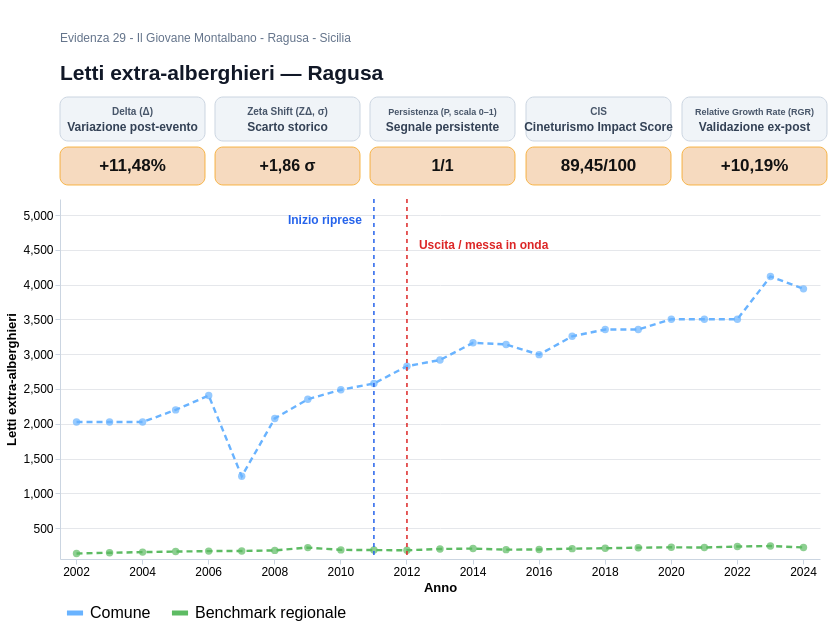

The specification (Vega-Lite) saved for this image:
### Vega-Lite specification from a JSON file in a GitHub repository (floating-point values rounded to 4 significant figures)
{"$schema": "https://vega.github.io/schema/vega-lite/v5.json", "background": "white", "spacing": 12, "vconcat": [{"width": 760, "height": 58, "layer": [{"data": {"values": [{"x": 0, "y": 0, "text": "Letti extra-alberghieri — Ragusa"}]}, "mark": {"type": "text", "align": "left", "baseline": "top", "limit": 735, "fontSize": 21, "fontWeight": "bold", "color": "#111827"}, "encoding": {"x": {"field": "x", "type": "quantitative", "axis": null, "scale": {"domain": [0, 760]}}, "y": {"field": "y", "type": "quantitative", "axis": null, "scale": {"domain": [0, 58]}}, "text": {"field": "text"}}}, {"data": {"values": [{"x": 0, "y": 30, "text": "Evidenza 29 - Il Giovane Montalbano - Ragusa - Sicilia"}]}, "mark": {"type": "text", "align": "left", "baseline": "top", "limit": 740, "fontSize": 12, "color": "#64748B"}, "encoding": {"x": {"field": "x", "type": "quantitative", "axis": null, "scale": {"domain": [0, 760]}}, "y": {"field": "y", "type": "quantitative", "axis": null, "scale": {"domain": [0, 58]}}, "text": {"field": "text"}}}]}, {"hconcat": [{"vconcat": [{"width": 145, "height": 44, "layer": [{"data": {"values": [{"tip": "Delta (Δ): variazione percentuale tra il valore comunale immediatamente precedente allo shock (T−1=2010) e la media osservata nel triennio di impatto T0→T+2 (2011→2013). Formula: (media post − T−1)/|T−1|."}]}, "mark": {"type": "rect", "cornerRadius": 8, "fill": "#F0F4F8", "stroke": "#CBD5E1", "strokeWidth": 1}, "encoding": {"x": {"value": 0}, "x2": {"value": 145}, "y": {"value": 0}, "y2": {"value": 44}, "tooltip": [{"field": "tip", "type": "nominal", "title": "Delta (Δ)"}]}}, {"data": {"values": [{"x": 72.5, "y": 14, "text": "Variazione post-evento"}]}, "mark": {"type": "text", "align": "center", "baseline": "middle", "fontSize": 12, "fontWeight": "bold", "color": "#334155"}, "encoding": {"x": {"field": "x", "type": "quantitative", "axis": null, "scale": {"domain": [0, 145]}}, "y": {"field": "y", "type": "quantitative", "axis": null, "scale": {"domain": [0, 44]}}, "text": {"field": "text"}}}, {"data": {"values": [{"x": 72.5, "y": 29, "text": "Delta (Δ)"}]}, "mark": {"type": "text", "align": "center", "baseline": "middle", "fontSize": 10, "fontWeight": "bold", "color": "#475569"}, "encoding": {"x": {"field": "x", "type": "quantitative", "axis": null, "scale": {"domain": [0, 145]}}, "y": {"field": "y", "type": "quantitative", "axis": null, "scale": {"domain": [0, 44]}}, "text": {"field": "text"}}}]}, {"width": 145, "height": 38, "layer": [{"data": {"values": [{"tip": "Delta (Δ): variazione percentuale tra il valore comunale immediatamente precedente allo shock (T−1=2010) e la media osservata nel triennio di impatto T0→T+2 (2011→2013). Formula: (media post − T−1)/|T−1|."}]}, "mark": {"type": "rect", "cornerRadius": 8, "fill": "#F6D6B8", "stroke": "#F59E0B", "strokeWidth": 0.8, "opacity": 0.9}, "encoding": {"x": {"value": 0}, "x2": {"value": 145}, "y": {"value": 0}, "y2": {"value": 38}, "tooltip": [{"field": "tip", "type": "nominal", "title": "Delta (Δ)"}]}}, {"data": {"values": [{"x": 72.5, "y": 19, "text": "+11,48%"}]}, "mark": {"type": "text", "align": "center", "baseline": "middle", "fontSize": 17, "fontWeight": "bold", "color": "#111111"}, "encoding": {"x": {"field": "x", "type": "quantitative", "axis": null, "scale": {"domain": [0, 145]}}, "y": {"field": "y", "type": "quantitative", "axis": null, "scale": {"domain": [0, 38]}}, "text": {"field": "text"}}}]}], "spacing": 4}, {"vconcat": [{"width": 145, "height": 44, "layer": [{"data": {"values": [{"tip": "Zeta Shift (ZΔ): Z-Score dello scostamento tra la media di impatto T0→T+2 e la baseline storica 2002→2010 (n=9). È espresso in σ e misura l'eccezionalità statistica dello shock locale rispetto alla variabilità pre-evento."}]}, "mark": {"type": "rect", "cornerRadius": 8, "fill": "#F0F4F8", "stroke": "#CBD5E1", "strokeWidth": 1}, "encoding": {"x": {"value": 0}, "x2": {"value": 145}, "y": {"value": 0}, "y2": {"value": 44}, "tooltip": [{"field": "tip", "type": "nominal", "title": "Zeta Shift (ZΔ)"}]}}, {"data": {"values": [{"x": 72.5, "y": 14, "text": "Scarto storico"}]}, "mark": {"type": "text", "align": "center", "baseline": "middle", "fontSize": 12, "fontWeight": "bold", "color": "#334155"}, "encoding": {"x": {"field": "x", "type": "quantitative", "axis": null, "scale": {"domain": [0, 145]}}, "y": {"field": "y", "type": "quantitative", "axis": null, "scale": {"domain": [0, 44]}}, "text": {"field": "text"}}}, {"data": {"values": [{"x": 72.5, "y": 29, "text": "Zeta Shift (ZΔ, σ)"}]}, "mark": {"type": "text", "align": "center", "baseline": "middle", "fontSize": 10, "fontWeight": "bold", "color": "#475569"}, "encoding": {"x": {"field": "x", "type": "quantitative", "axis": null, "scale": {"domain": [0, 145]}}, "y": {"field": "y", "type": "quantitative", "axis": null, "scale": {"domain": [0, 44]}}, "text": {"field": "text"}}}]}, {"width": 145, "height": 38, "layer": [{"data": {"values": [{"tip": "Zeta Shift (ZΔ): Z-Score dello scostamento tra la media di impatto T0→T+2 e la baseline storica 2002→2010 (n=9). È espresso in σ e misura l'eccezionalità statistica dello shock locale rispetto alla variabilità pre-evento."}]}, "mark": {"type": "rect", "cornerRadius": 8, "fill": "#F6D6B8", "stroke": "#F59E0B", "strokeWidth": 0.8, "opacity": 0.9}, "encoding": {"x": {"value": 0}, "x2": {"value": 145}, "y": {"value": 0}, "y2": {"value": 38}, "tooltip": [{"field": "tip", "type": "nominal", "title": "Zeta Shift (ZΔ)"}]}}, {"data": {"values": [{"x": 72.5, "y": 19, "text": "+1,86 σ"}]}, "mark": {"type": "text", "align": "center", "baseline": "middle", "fontSize": 16, "fontWeight": "bold", "color": "#111111"}, "encoding": {"x": {"field": "x", "type": "quantitative", "axis": null, "scale": {"domain": [0, 145]}}, "y": {"field": "y", "type": "quantitative", "axis": null, "scale": {"domain": [0, 38]}}, "text": {"field": "text"}}}]}], "spacing": 4}, {"vconcat": [{"width": 145, "height": 44, "layer": [{"data": {"values": [{"tip": "Persistenza (P): quota dei tre anni T0→T+2 in cui il valore comunale resta superiore alla media della baseline storica T_min→T−1. Scala 0–1: 1 indica tenuta positiva in tutti e tre gli anni."}]}, "mark": {"type": "rect", "cornerRadius": 8, "fill": "#F0F4F8", "stroke": "#CBD5E1", "strokeWidth": 1}, "encoding": {"x": {"value": 0}, "x2": {"value": 145}, "y": {"value": 0}, "y2": {"value": 44}, "tooltip": [{"field": "tip", "type": "nominal", "title": "Persistenza (P)"}]}}, {"data": {"values": [{"x": 72.5, "y": 14, "text": "Segnale persistente"}]}, "mark": {"type": "text", "align": "center", "baseline": "middle", "fontSize": 12, "fontWeight": "bold", "color": "#334155"}, "encoding": {"x": {"field": "x", "type": "quantitative", "axis": null, "scale": {"domain": [0, 145]}}, "y": {"field": "y", "type": "quantitative", "axis": null, "scale": {"domain": [0, 44]}}, "text": {"field": "text"}}}, {"data": {"values": [{"x": 72.5, "y": 29, "text": "Persistenza (P, scala 0–1)"}]}, "mark": {"type": "text", "align": "center", "baseline": "middle", "fontSize": 9, "fontWeight": "bold", "color": "#475569"}, "encoding": {"x": {"field": "x", "type": "quantitative", "axis": null, "scale": {"domain": [0, 145]}}, "y": {"field": "y", "type": "quantitative", "axis": null, "scale": {"domain": [0, 44]}}, "text": {"field": "text"}}}]}, {"width": 145, "height": 38, "layer": [{"data": {"values": [{"tip": "Persistenza (P): quota dei tre anni T0→T+2 in cui il valore comunale resta superiore alla media della baseline storica T_min→T−1. Scala 0–1: 1 indica tenuta positiva in tutti e tre gli anni."}]}, "mark": {"type": "rect", "cornerRadius": 8, "fill": "#F6D6B8", "stroke": "#F59E0B", "strokeWidth": 0.8, "opacity": 0.9}, "encoding": {"x": {"value": 0}, "x2": {"value": 145}, "y": {"value": 0}, "y2": {"value": 38}, "tooltip": [{"field": "tip", "type": "nominal", "title": "Persistenza (P)"}]}}, {"data": {"values": [{"x": 72.5, "y": 19, "text": "1/1"}]}, "mark": {"type": "text", "align": "center", "baseline": "middle", "fontSize": 16, "fontWeight": "bold", "color": "#111111"}, "encoding": {"x": {"field": "x", "type": "quantitative", "axis": null, "scale": {"domain": [0, 145]}}, "y": {"field": "y", "type": "quantitative", "axis": null, "scale": {"domain": [0, 38]}}, "text": {"field": "text"}}}]}], "spacing": 4}, {"vconcat": [{"width": 145, "height": 44, "layer": [{"data": {"values": [{"tip": "CIS: indice composito endogeno su scala 0–100. Combina le componenti normalizzate di Delta, Zeta Shift e Persistenza con pesi standard pari al 45%, 35% e 20%. Il cap teorico è 100/100."}]}, "mark": {"type": "rect", "cornerRadius": 8, "fill": "#F0F4F8", "stroke": "#CBD5E1", "strokeWidth": 1}, "encoding": {"x": {"value": 0}, "x2": {"value": 145}, "y": {"value": 0}, "y2": {"value": 44}, "tooltip": [{"field": "tip", "type": "nominal", "title": "CIS"}]}}, {"data": {"values": [{"x": 72.5, "y": 14, "text": "Cineturismo Impact Score"}]}, "mark": {"type": "text", "align": "center", "baseline": "middle", "fontSize": 12, "fontWeight": "bold", "color": "#334155"}, "encoding": {"x": {"field": "x", "type": "quantitative", "axis": null, "scale": {"domain": [0, 145]}}, "y": {"field": "y", "type": "quantitative", "axis": null, "scale": {"domain": [0, 44]}}, "text": {"field": "text"}}}, {"data": {"values": [{"x": 72.5, "y": 29, "text": "CIS"}]}, "mark": {"type": "text", "align": "center", "baseline": "middle", "fontSize": 10, "fontWeight": "bold", "color": "#475569"}, "encoding": {"x": {"field": "x", "type": "quantitative", "axis": null, "scale": {"domain": [0, 145]}}, "y": {"field": "y", "type": "quantitative", "axis": null, "scale": {"domain": [0, 44]}}, "text": {"field": "text"}}}]}, {"width": 145, "height": 38, "layer": [{"data": {"values": [{"tip": "CIS: indice composito endogeno su scala 0–100. Combina le componenti normalizzate di Delta, Zeta Shift e Persistenza con pesi standard pari al 45%, 35% e 20%. Il cap teorico è 100/100."}]}, "mark": {"type": "rect", "cornerRadius": 8, "fill": "#F6D6B8", "stroke": "#F59E0B", "strokeWidth": 0.8, "opacity": 0.9}, "encoding": {"x": {"value": 0}, "x2": {"value": 145}, "y": {"value": 0}, "y2": {"value": 38}, "tooltip": [{"field": "tip", "type": "nominal", "title": "CIS"}]}}, {"data": {"values": [{"x": 72.5, "y": 19, "text": "89,45/100"}]}, "mark": {"type": "text", "align": "center", "baseline": "middle", "fontSize": 17, "fontWeight": "bold", "color": "#111111"}, "encoding": {"x": {"field": "x", "type": "quantitative", "axis": null, "scale": {"domain": [0, 145]}}, "y": {"field": "y", "type": "quantitative", "axis": null, "scale": {"domain": [0, 38]}}, "text": {"field": "text"}}}]}], "spacing": 4}, {"vconcat": [{"width": 145, "height": 44, "layer": [{"data": {"values": [{"tip": "Relative Growth Rate (RGR): KPI esogeno di validazione. Confronta la crescita del Comune con quella del benchmark regionale nella finestra standard T−1→T+2 (2010→2013), isolando il segnale locale dai macro-trend territoriali."}]}, "mark": {"type": "rect", "cornerRadius": 8, "fill": "#F0F4F8", "stroke": "#CBD5E1", "strokeWidth": 1}, "encoding": {"x": {"value": 0}, "x2": {"value": 145}, "y": {"value": 0}, "y2": {"value": 44}, "tooltip": [{"field": "tip", "type": "nominal", "title": "Relative Growth Rate (RGR)"}]}}, {"data": {"values": [{"x": 72.5, "y": 14, "text": "Validazione ex-post"}]}, "mark": {"type": "text", "align": "center", "baseline": "middle", "fontSize": 12, "fontWeight": "bold", "color": "#334155"}, "encoding": {"x": {"field": "x", "type": "quantitative", "axis": null, "scale": {"domain": [0, 145]}}, "y": {"field": "y", "type": "quantitative", "axis": null, "scale": {"domain": [0, 44]}}, "text": {"field": "text"}}}, {"data": {"values": [{"x": 72.5, "y": 29, "text": "Relative Growth Rate (RGR)"}]}, "mark": {"type": "text", "align": "center", "baseline": "middle", "fontSize": 9, "fontWeight": "bold", "color": "#475569"}, "encoding": {"x": {"field": "x", "type": "quantitative", "axis": null, "scale": {"domain": [0, 145]}}, "y": {"field": "y", "type": "quantitative", "axis": null, "scale": {"domain": [0, 44]}}, "text": {"field": "text"}}}]}, {"width": 145, "height": 38, "layer": [{"data": {"values": [{"tip": "Relative Growth Rate (RGR): KPI esogeno di validazione. Confronta la crescita del Comune con quella del benchmark regionale nella finestra standard T−1→T+2 (2010→2013), isolando il segnale locale dai macro-trend territoriali."}]}, "mark": {"type": "rect", "cornerRadius": 8, "fill": "#F6D6B8", "stroke": "#F59E0B", "strokeWidth": 0.8, "opacity": 0.9}, "encoding": {"x": {"value": 0}, "x2": {"value": 145}, "y": {"value": 0}, "y2": {"value": 38}, "tooltip": [{"field": "tip", "type": "nominal", "title": "Relative Growth Rate (RGR)"}]}}, {"data": {"values": [{"x": 72.5, "y": 19, "text": "+10,19%"}]}, "mark": {"type": "text", "align": "center", "baseline": "middle", "fontSize": 17, "fontWeight": "bold", "color": "#111111"}, "encoding": {"x": {"field": "x", "type": "quantitative", "axis": null, "scale": {"domain": [0, 145]}}, "y": {"field": "y", "type": "quantitative", "axis": null, "scale": {"domain": [0, 38]}}, "text": {"field": "text"}}}]}], "spacing": 4}], "spacing": 8}, {"width": 760, "height": 360, "layer": [{"data": {"values": [{"Anno": 2002, "Serie": "Comune", "Valore": 2024, "Interpolato": "NO"}, {"Anno": 2002, "Serie": "Benchmark regionale", "Valore": 135.1, "Interpolato": "NO"}, {"Anno": 2003, "Serie": "Comune", "Valore": 2024, "Interpolato": "NO"}, {"Anno": 2003, "Serie": "Benchmark regionale", "Valore": 145.1, "Interpolato": "NO"}, {"Anno": 2004, "Serie": "Comune", "Valore": 2024, "Interpolato": "NO"}, {"Anno": 2004, "Serie": "Benchmark regionale", "Valore": 154.4, "Interpolato": "NO"}, {"Anno": 2005, "Serie": "Comune", "Valore": 2199, "Interpolato": "NO"}, {"Anno": 2005, "Serie": "Benchmark regionale", "Valore": 162.3, "Interpolato": "NO"}, {"Anno": 2006, "Serie": "Comune", "Valore": 2405, "Interpolato": "NO"}, {"Anno": 2006, "Serie": "Benchmark regionale", "Valore": 169.0, "Interpolato": "NO"}, {"Anno": 2007, "Serie": "Comune", "Valore": 1244, "Interpolato": "NO"}, {"Anno": 2007, "Serie": "Benchmark regionale", "Valore": 171.4, "Interpolato": "NO"}, {"Anno": 2008, "Serie": "Comune", "Valore": 2076, "Interpolato": "NO"}, {"Anno": 2008, "Serie": "Benchmark regionale", "Valore": 179.0, "Interpolato": "NO"}, {"Anno": 2009, "Serie": "Comune", "Valore": 2352, "Interpolato": "NO"}, {"Anno": 2009, "Serie": "Benchmark regionale", "Valore": 219.5, "Interpolato": "NO"}, {"Anno": 2010, "Serie": "Comune", "Valore": 2488, "Interpolato": "NO"}, {"Anno": 2010, "Serie": "Benchmark regionale", "Valore": 186.6, "Interpolato": "NO"}, {"Anno": 2011, "Serie": "Comune", "Valore": 2578, "Interpolato": "NO"}, {"Anno": 2011, "Serie": "Benchmark regionale", "Valore": 183.9, "Interpolato": "NO"}, {"Anno": 2012, "Serie": "Comune", "Valore": 2827, "Interpolato": "NO"}, {"Anno": 2012, "Serie": "Benchmark regionale", "Valore": 180.6, "Interpolato": "NO"}, {"Anno": 2013, "Serie": "Comune", "Valore": 2916, "Interpolato": "NO"}, {"Anno": 2013, "Serie": "Benchmark regionale", "Valore": 199.6, "Interpolato": "NO"}, {"Anno": 2014, "Serie": "Comune", "Valore": 3163, "Interpolato": "NO"}, {"Anno": 2014, "Serie": "Benchmark regionale", "Valore": 205.3, "Interpolato": "NO"}, {"Anno": 2015, "Serie": "Comune", "Valore": 3140, "Interpolato": "NO"}, {"Anno": 2015, "Serie": "Benchmark regionale", "Valore": 189.8, "Interpolato": "NO"}, {"Anno": 2016, "Serie": "Comune", "Valore": 2993, "Interpolato": "NO"}, {"Anno": 2016, "Serie": "Benchmark regionale", "Valore": 192.7, "Interpolato": "NO"}, {"Anno": 2017, "Serie": "Comune", "Valore": 3257, "Interpolato": "NO"}, {"Anno": 2017, "Serie": "Benchmark regionale", "Valore": 204.5, "Interpolato": "NO"}, {"Anno": 2018, "Serie": "Comune", "Valore": 3355, "Interpolato": "NO"}, {"Anno": 2018, "Serie": "Benchmark regionale", "Valore": 210.2, "Interpolato": "NO"}, {"Anno": 2019, "Serie": "Comune", "Valore": 3355, "Interpolato": "NO"}, {"Anno": 2019, "Serie": "Benchmark regionale", "Valore": 218.3, "Interpolato": "NO"}, {"Anno": 2020, "Serie": "Comune", "Valore": 3502, "Interpolato": "NO"}, {"Anno": 2020, "Serie": "Benchmark regionale", "Valore": 223.8, "Interpolato": "NO"}, {"Anno": 2021, "Serie": "Comune", "Valore": 3502, "Interpolato": "NO"}, {"Anno": 2021, "Serie": "Benchmark regionale", "Valore": 220.4, "Interpolato": "NO"}, {"Anno": 2022, "Serie": "Comune", "Valore": 3502, "Interpolato": "NO"}, {"Anno": 2022, "Serie": "Benchmark regionale", "Valore": 234.8, "Interpolato": "NO"}, {"Anno": 2023, "Serie": "Comune", "Valore": 4116, "Interpolato": "NO"}, {"Anno": 2023, "Serie": "Benchmark regionale", "Valore": 241.8, "Interpolato": "NO"}, {"Anno": 2024, "Serie": "Comune", "Valore": 3939, "Interpolato": "NO"}, {"Anno": 2024, "Serie": "Benchmark regionale", "Valore": 221.8, "Interpolato": "NO"}]}, "mark": {"type": "line", "strokeWidth": 2.4, "strokeDash": [6, 4]}, "encoding": {"x": {"field": "Anno", "type": "ordinal", "sort": [2002, 2003, 2004, 2005, 2006, 2007, 2008, 2009, 2010, 2011, 2012, 2013, 2014, 2015, 2016, 2017, 2018, 2019, 2020, 2021, 2022, 2023, 2024], "axis": {"title": "Anno", "values": [2002, 2004, 2006, 2008, 2010, 2012, 2014, 2016, 2018, 2020, 2022, 2024], "labelAngle": 0, "labelFontSize": 12, "titleFontSize": 13}}, "y": {"field": "Valore", "type": "quantitative", "scale": {"domain": [55.45, 5231.0]}, "axis": {"title": "Letti extra-alberghieri", "labelFontSize": 12, "titleFontSize": 13, "format": ",.0f"}}, "color": {"field": "Serie", "type": "nominal", "scale": {"domain": ["Comune", "Benchmark regionale"], "range": ["#69B3FF", "#5DBB63"]}, "legend": {"orient": "bottom", "title": null, "labelFontSize": 16, "symbolSize": 260, "direction": "horizontal", "columns": 2, "symbolStrokeWidth": 5, "offset": 4, "padding": 4, "labelLimit": 320}}, "detail": {"field": "Serie"}}}, {"data": {"values": [{"Anno": 2002, "Serie": "Comune", "Valore": 2024, "Interpolato": "NO"}, {"Anno": 2002, "Serie": "Benchmark regionale", "Valore": 135.1, "Interpolato": "NO"}, {"Anno": 2003, "Serie": "Comune", "Valore": 2024, "Interpolato": "NO"}, {"Anno": 2003, "Serie": "Benchmark regionale", "Valore": 145.1, "Interpolato": "NO"}, {"Anno": 2004, "Serie": "Comune", "Valore": 2024, "Interpolato": "NO"}, {"Anno": 2004, "Serie": "Benchmark regionale", "Valore": 154.4, "Interpolato": "NO"}, {"Anno": 2005, "Serie": "Comune", "Valore": 2199, "Interpolato": "NO"}, {"Anno": 2005, "Serie": "Benchmark regionale", "Valore": 162.3, "Interpolato": "NO"}, {"Anno": 2006, "Serie": "Comune", "Valore": 2405, "Interpolato": "NO"}, {"Anno": 2006, "Serie": "Benchmark regionale", "Valore": 169.0, "Interpolato": "NO"}, {"Anno": 2007, "Serie": "Comune", "Valore": 1244, "Interpolato": "NO"}, {"Anno": 2007, "Serie": "Benchmark regionale", "Valore": 171.4, "Interpolato": "NO"}, {"Anno": 2008, "Serie": "Comune", "Valore": 2076, "Interpolato": "NO"}, {"Anno": 2008, "Serie": "Benchmark regionale", "Valore": 179.0, "Interpolato": "NO"}, {"Anno": 2009, "Serie": "Comune", "Valore": 2352, "Interpolato": "NO"}, {"Anno": 2009, "Serie": "Benchmark regionale", "Valore": 219.5, "Interpolato": "NO"}, {"Anno": 2010, "Serie": "Comune", "Valore": 2488, "Interpolato": "NO"}, {"Anno": 2010, "Serie": "Benchmark regionale", "Valore": 186.6, "Interpolato": "NO"}, {"Anno": 2011, "Serie": "Comune", "Valore": 2578, "Interpolato": "NO"}, {"Anno": 2011, "Serie": "Benchmark regionale", "Valore": 183.9, "Interpolato": "NO"}, {"Anno": 2012, "Serie": "Comune", "Valore": 2827, "Interpolato": "NO"}, {"Anno": 2012, "Serie": "Benchmark regionale", "Valore": 180.6, "Interpolato": "NO"}, {"Anno": 2013, "Serie": "Comune", "Valore": 2916, "Interpolato": "NO"}, {"Anno": 2013, "Serie": "Benchmark regionale", "Valore": 199.6, "Interpolato": "NO"}, {"Anno": 2014, "Serie": "Comune", "Valore": 3163, "Interpolato": "NO"}, {"Anno": 2014, "Serie": "Benchmark regionale", "Valore": 205.3, "Interpolato": "NO"}, {"Anno": 2015, "Serie": "Comune", "Valore": 3140, "Interpolato": "NO"}, {"Anno": 2015, "Serie": "Benchmark regionale", "Valore": 189.8, "Interpolato": "NO"}, {"Anno": 2016, "Serie": "Comune", "Valore": 2993, "Interpolato": "NO"}, {"Anno": 2016, "Serie": "Benchmark regionale", "Valore": 192.7, "Interpolato": "NO"}, {"Anno": 2017, "Serie": "Comune", "Valore": 3257, "Interpolato": "NO"}, {"Anno": 2017, "Serie": "Benchmark regionale", "Valore": 204.5, "Interpolato": "NO"}, {"Anno": 2018, "Serie": "Comune", "Valore": 3355, "Interpolato": "NO"}, {"Anno": 2018, "Serie": "Benchmark regionale", "Valore": 210.2, "Interpolato": "NO"}, {"Anno": 2019, "Serie": "Comune", "Valore": 3355, "Interpolato": "NO"}, {"Anno": 2019, "Serie": "Benchmark regionale", "Valore": 218.3, "Interpolato": "NO"}, {"Anno": 2020, "Serie": "Comune", "Valore": 3502, "Interpolato": "NO"}, {"Anno": 2020, "Serie": "Benchmark regionale", "Valore": 223.8, "Interpolato": "NO"}, {"Anno": 2021, "Serie": "Comune", "Valore": 3502, "Interpolato": "NO"}, {"Anno": 2021, "Serie": "Benchmark regionale", "Valore": 220.4, "Interpolato": "NO"}, {"Anno": 2022, "Serie": "Comune", "Valore": 3502, "Interpolato": "NO"}, {"Anno": 2022, "Serie": "Benchmark regionale", "Valore": 234.8, "Interpolato": "NO"}, {"Anno": 2023, "Serie": "Comune", "Valore": 4116, "Interpolato": "NO"}, {"Anno": 2023, "Serie": "Benchmark regionale", "Valore": 241.8, "Interpolato": "NO"}, {"Anno": 2024, "Serie": "Comune", "Valore": 3939, "Interpolato": "NO"}, {"Anno": 2024, "Serie": "Benchmark regionale", "Valore": 221.8, "Interpolato": "NO"}]}, "transform": [{"filter": "datum.Valore != null"}], "mark": {"type": "point", "filled": true, "size": 55}, "encoding": {"x": {"field": "Anno", "type": "ordinal", "sort": [2002, 2003, 2004, 2005, 2006, 2007, 2008, 2009, 2010, 2011, 2012, 2013, 2014, 2015, 2016, 2017, 2018, 2019, 2020, 2021, 2022, 2023, 2024]}, "y": {"field": "Valore", "type": "quantitative", "scale": {"domain": [55.45, 5231.0]}}, "color": {"condition": {"test": "datum.Interpolato === 'SI'", "value": "#D1D5DB"}, "field": "Serie", "type": "nominal", "scale": {"domain": ["Comune", "Benchmark regionale"], "range": ["#69B3FF", "#5DBB63"]}, "legend": null}, "tooltip": [{"field": "Serie", "type": "nominal", "title": "Serie"}, {"field": "Anno", "type": "ordinal", "title": "Anno"}, {"field": "Valore", "type": "quantitative", "title": "Valore", "format": ",.0f"}, {"field": "Interpolato", "type": "nominal", "title": "Interpolato"}]}}, {"data": {"values": [{"Anno": 2011}]}, "mark": {"type": "rule", "stroke": "#2563EB", "strokeDash": [4, 4], "strokeWidth": 1.5}, "encoding": {"x": {"field": "Anno", "type": "ordinal", "sort": [2002, 2003, 2004, 2005, 2006, 2007, 2008, 2009, 2010, 2011, 2012, 2013, 2014, 2015, 2016, 2017, 2018, 2019, 2020, 2021, 2022, 2023, 2024]}}}, {"data": {"values": [{"Anno": 2011, "Val": 4932.0, "Lab": "Inizio riprese"}]}, "mark": {"type": "text", "angle": 0, "baseline": "middle", "align": "right", "dx": -12, "dy": 0, "fontSize": 12, "fontWeight": "bold", "color": "#2563EB"}, "encoding": {"x": {"field": "Anno", "type": "ordinal", "sort": [2002, 2003, 2004, 2005, 2006, 2007, 2008, 2009, 2010, 2011, 2012, 2013, 2014, 2015, 2016, 2017, 2018, 2019, 2020, 2021, 2022, 2023, 2024]}, "y": {"field": "Val", "type": "quantitative", "scale": {"domain": [55.45, 5231.0]}}, "text": {"field": "Lab"}}}, {"data": {"values": [{"Anno": 2012}]}, "mark": {"type": "rule", "stroke": "#DC2626", "strokeDash": [4, 4], "strokeWidth": 1.5}, "encoding": {"x": {"field": "Anno", "type": "ordinal", "sort": [2002, 2003, 2004, 2005, 2006, 2007, 2008, 2009, 2010, 2011, 2012, 2013, 2014, 2015, 2016, 2017, 2018, 2019, 2020, 2021, 2022, 2023, 2024]}}}, {"data": {"values": [{"Anno": 2012, "Val": 4574.0, "Lab": "Uscita / messa in onda"}]}, "mark": {"type": "text", "angle": 0, "baseline": "middle", "align": "left", "dx": 12, "dy": 0, "fontSize": 12, "fontWeight": "bold", "color": "#DC2626"}, "encoding": {"x": {"field": "Anno", "type": "ordinal", "sort": [2002, 2003, 2004, 2005, 2006, 2007, 2008, 2009, 2010, 2011, 2012, 2013, 2014, 2015, 2016, 2017, 2018, 2019, 2020, 2021, 2022, 2023, 2024]}, "y": {"field": "Val", "type": "quantitative", "scale": {"domain": [55.45, 5231.0]}}, "text": {"field": "Lab"}}}], "resolve": {"scale": {"color": "shared"}}}], "config": {"view": {"stroke": null}, "axis": {"gridColor": "#E5E7EB", "tickColor": "#CBD5E1", "domainColor": "#CBD5E1"}}}
